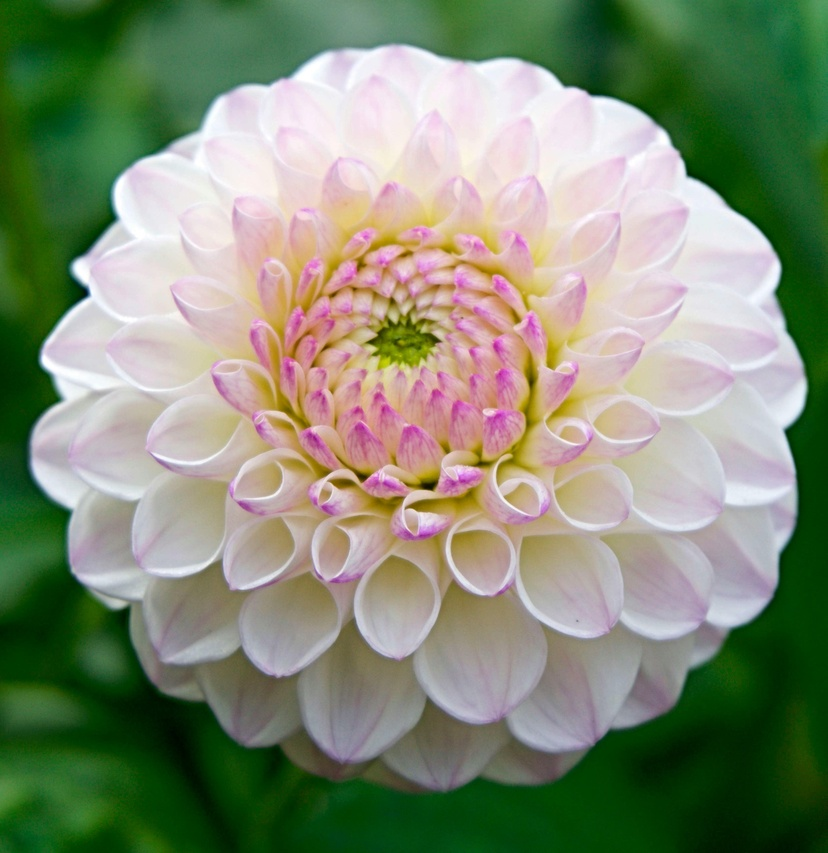
#> input picture Computer Vision/sample-1.jpg, 828 x 853 px, shrunk from 3359 x 3460 before the run
$ jupyter execute assignment-11.ipynb
#> lines starting #> are read from the running program, lines starting #| are printed output that depends on the picture
[cell 1]
# Aim: Perform color image processing; convert rgb to hsv and display individual components

[cell 2]
import cv2
import matplotlib.pyplot as plt

image_bgr = cv2.imread('sample-1.jpg')
#> image_bgr is the input picture: shape (853, 828, 3); mean B, G, R 116.1, 140.7, 130
image_rgb = cv2.cvtColor(image_bgr, cv2.COLOR_BGR2RGB)


hsv_image = cv2.cvtColor(image_rgb, cv2.COLOR_RGB2HSV)
#> hsv_image: shape (853, 828, 3); mean H, S, V 72.5, 106.1, 152.5

# split
h, s, v = cv2.split(hsv_image)
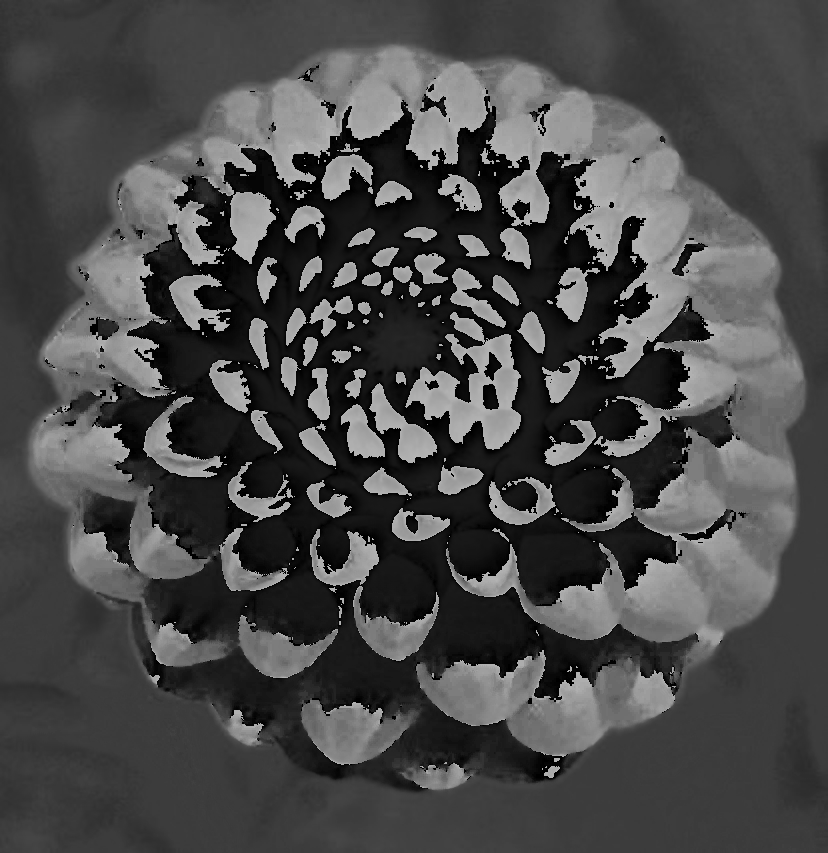
#> h: shape (853, 828); min 0, max 179, mean 72.5
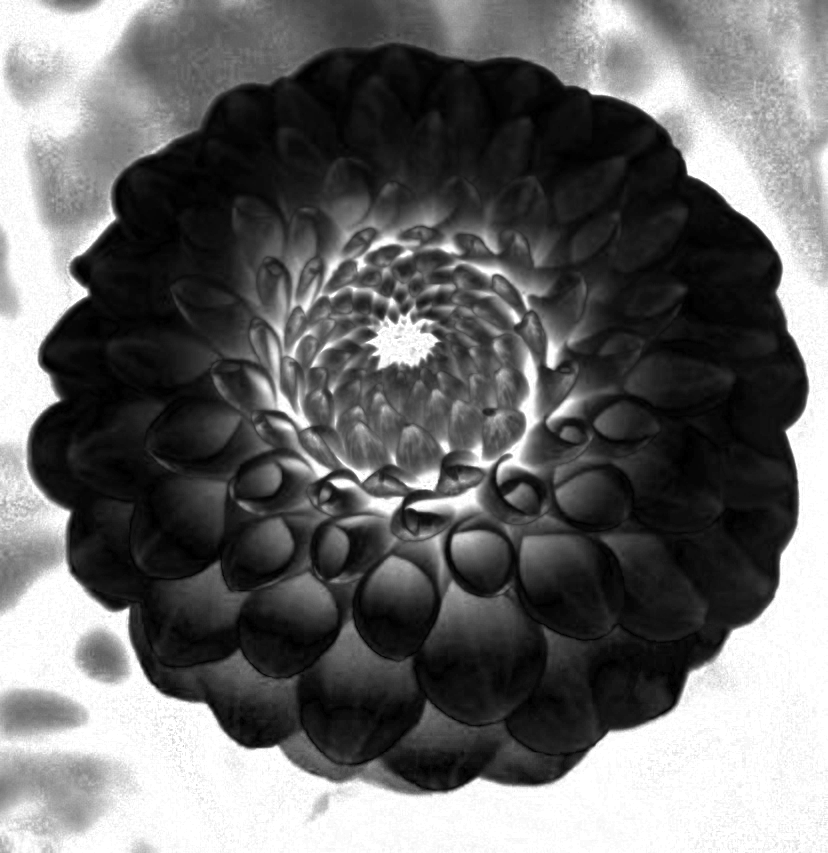
#> s: shape (853, 828); min 0, max 255, mean 106.1
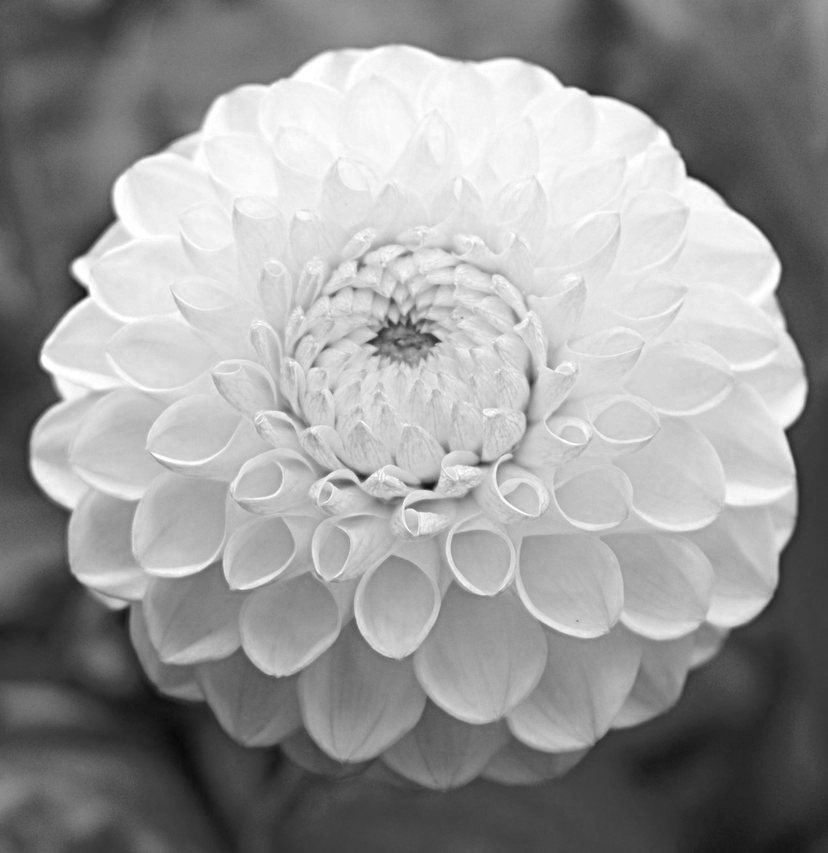
#> v: shape (853, 828); min 9, max 255, mean 152.5


plt.figure(figsize=(12, 6))

plt.subplot(2, 2, 1)
plt.imshow(image_rgb)
plt.title("Original RGB Image")
plt.axis('off')

plt.subplot(2, 2, 2)
plt.imshow(h, cmap='gray')
plt.title("Hue Component")
plt.axis('off')

plt.subplot(2, 2, 3)
plt.imshow(s, cmap='gray')
plt.title("Saturation Component")
plt.axis('off')

plt.subplot(2, 2, 4)
plt.imshow(v, cmap='gray')
plt.title("Value Component")
plt.axis('off')

plt.tight_layout()
plt.show()
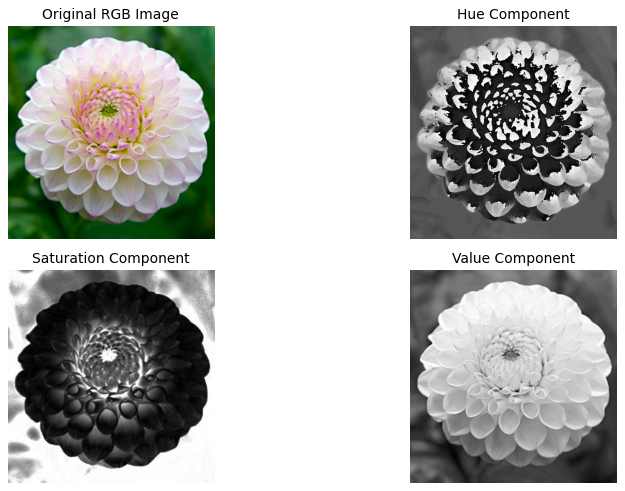
#> figure drawn by matplotlib, 4 panels

$ run again, with Computer Vision/sample-2.png saved as Computer Vision/sample-1.jpg
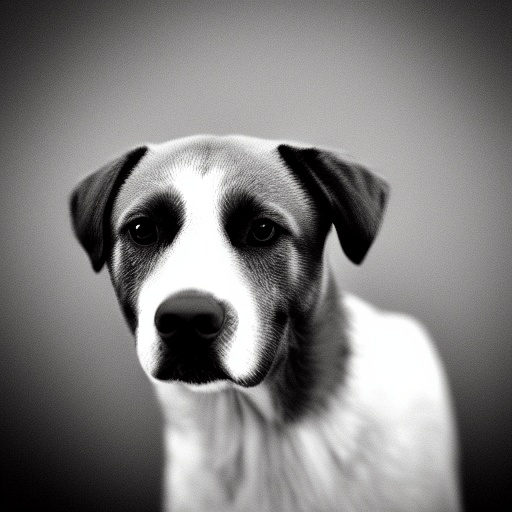
#> input picture Computer Vision/sample-2.png, 512 x 512 px
#> image_bgr is the input picture: shape (512, 512, 3); mean B, G, R 124.8, 124.9, 126.2
#> hsv_image: shape (512, 512, 3); mean H, S, V 93.1, 11.6, 126.2
#> `h, s, v = cv2.split(hsv_image)`:
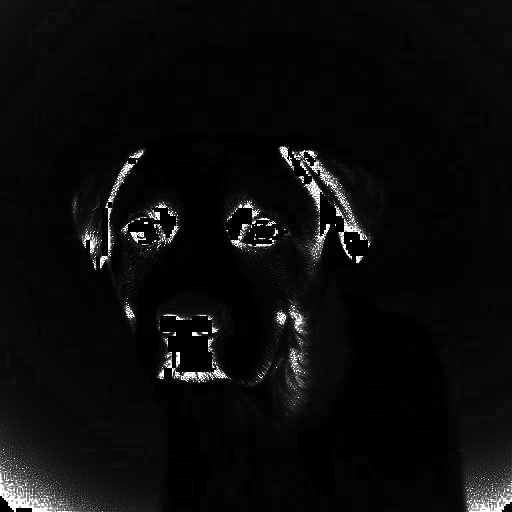
#> s: shape (512, 512); min 0, max 255, mean 11.6
#> `plt.show()`:
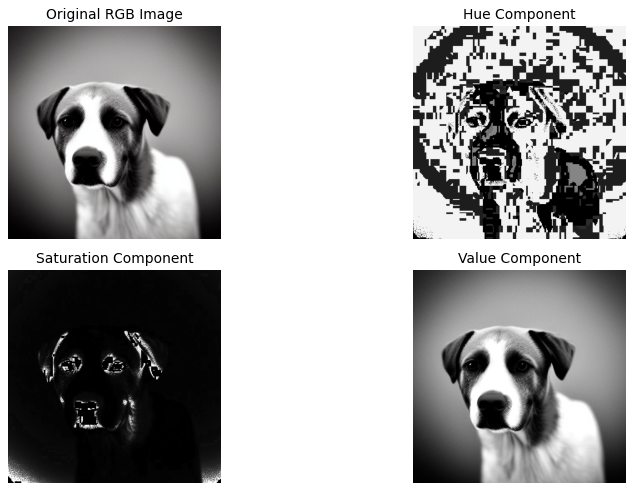
#> figure drawn by matplotlib, 4 panels
